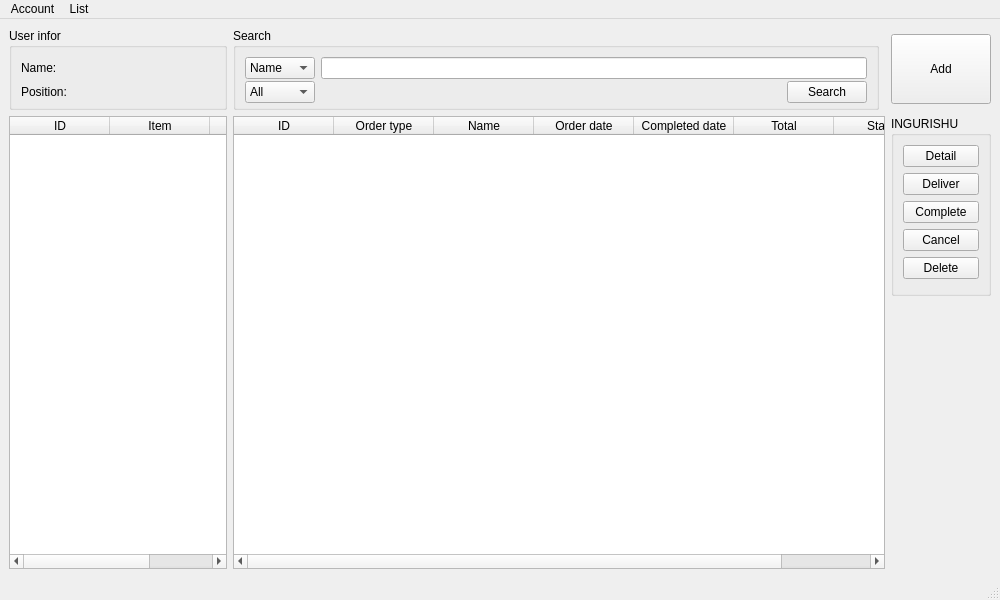
<?xml version="1.0" encoding="UTF-8"?>
<ui version="4.0">
 <class>MainWindow</class>
 <widget class="QMainWindow" name="MainWindow">
  <property name="geometry">
   <rect>
    <x>0</x>
    <y>0</y>
    <width>1000</width>
    <height>600</height>
   </rect>
  </property>
  <property name="windowTitle">
   <string>Laptop Sales Manegement</string>
  </property>
  <widget class="QWidget" name="centralwidget">
   <layout class="QGridLayout" name="gridLayout">
    <item row="0" column="0">
     <widget class="QGroupBox" name="groupBox">
      <property name="minimumSize">
       <size>
        <width>218</width>
        <height>82</height>
       </size>
      </property>
      <property name="maximumSize">
       <size>
        <width>218</width>
        <height>82</height>
       </size>
      </property>
      <property name="title">
       <string>User infor</string>
      </property>
      <layout class="QFormLayout" name="formLayout">
       <item row="0" column="0">
        <layout class="QVBoxLayout" name="verticalLayout">
         <item>
          <widget class="QLabel" name="label">
           <property name="minimumSize">
            <size>
             <width>0</width>
             <height>22</height>
            </size>
           </property>
           <property name="maximumSize">
            <size>
             <width>16777215</width>
             <height>22</height>
            </size>
           </property>
           <property name="text">
            <string>Name:</string>
           </property>
          </widget>
         </item>
         <item>
          <widget class="QLabel" name="label_2">
           <property name="minimumSize">
            <size>
             <width>0</width>
             <height>22</height>
            </size>
           </property>
           <property name="maximumSize">
            <size>
             <width>16777215</width>
             <height>22</height>
            </size>
           </property>
           <property name="text">
            <string>Position:</string>
           </property>
          </widget>
         </item>
        </layout>
       </item>
       <item row="0" column="1">
        <layout class="QVBoxLayout" name="verticalLayout_2">
         <item>
          <widget class="QLabel" name="userName">
           <property name="minimumSize">
            <size>
             <width>0</width>
             <height>22</height>
            </size>
           </property>
           <property name="maximumSize">
            <size>
             <width>16777215</width>
             <height>22</height>
            </size>
           </property>
           <property name="text">
            <string/>
           </property>
          </widget>
         </item>
         <item>
          <widget class="QLabel" name="userPosition">
           <property name="minimumSize">
            <size>
             <width>0</width>
             <height>22</height>
            </size>
           </property>
           <property name="maximumSize">
            <size>
             <width>16777215</width>
             <height>22</height>
            </size>
           </property>
           <property name="text">
            <string/>
           </property>
          </widget>
         </item>
        </layout>
       </item>
      </layout>
     </widget>
    </item>
    <item row="0" column="1">
     <widget class="QGroupBox" name="groupBox_2">
      <property name="minimumSize">
       <size>
        <width>0</width>
        <height>82</height>
       </size>
      </property>
      <property name="maximumSize">
       <size>
        <width>16777215</width>
        <height>82</height>
       </size>
      </property>
      <property name="title">
       <string>Search</string>
      </property>
      <layout class="QVBoxLayout" name="verticalLayout_4">
       <item>
        <layout class="QHBoxLayout" name="horizontalLayout">
         <item>
          <widget class="QComboBox" name="cbBoxSearch">
           <property name="enabled">
            <bool>true</bool>
           </property>
           <property name="minimumSize">
            <size>
             <width>70</width>
             <height>22</height>
            </size>
           </property>
           <property name="maximumSize">
            <size>
             <width>70</width>
             <height>22</height>
            </size>
           </property>
           <item>
            <property name="text">
             <string>Name</string>
            </property>
           </item>
          </widget>
         </item>
         <item>
          <widget class="QLineEdit" name="lnSearch">
           <property name="minimumSize">
            <size>
             <width>0</width>
             <height>22</height>
            </size>
           </property>
           <property name="maximumSize">
            <size>
             <width>16777215</width>
             <height>22</height>
            </size>
           </property>
          </widget>
         </item>
        </layout>
       </item>
       <item>
        <layout class="QHBoxLayout" name="horizontalLayout_2">
         <item>
          <widget class="QComboBox" name="cbBoxShow">
           <property name="minimumSize">
            <size>
             <width>70</width>
             <height>22</height>
            </size>
           </property>
           <property name="maximumSize">
            <size>
             <width>70</width>
             <height>22</height>
            </size>
           </property>
           <item>
            <property name="text">
             <string>All</string>
            </property>
           </item>
           <item>
            <property name="text">
             <string>Sales</string>
            </property>
           </item>
           <item>
            <property name="text">
             <string>Purchase</string>
            </property>
           </item>
           <item>
            <property name="text">
             <string>Preparing</string>
            </property>
           </item>
           <item>
            <property name="text">
             <string>Delivering</string>
            </property>
           </item>
           <item>
            <property name="text">
             <string>Completed</string>
            </property>
           </item>
           <item>
            <property name="text">
             <string>Canceled</string>
            </property>
           </item>
          </widget>
         </item>
         <item>
          <spacer name="horizontalSpacer">
           <property name="orientation">
            <enum>Qt::Horizontal</enum>
           </property>
           <property name="sizeHint" stdset="0">
            <size>
             <width>87</width>
             <height>20</height>
            </size>
           </property>
          </spacer>
         </item>
         <item>
          <widget class="QPushButton" name="btnSearch">
           <property name="minimumSize">
            <size>
             <width>80</width>
             <height>22</height>
            </size>
           </property>
           <property name="maximumSize">
            <size>
             <width>80</width>
             <height>22</height>
            </size>
           </property>
           <property name="text">
            <string>Search</string>
           </property>
          </widget>
         </item>
        </layout>
       </item>
      </layout>
     </widget>
    </item>
    <item row="0" column="3">
     <widget class="QPushButton" name="btnAddOrder">
      <property name="minimumSize">
       <size>
        <width>100</width>
        <height>70</height>
       </size>
      </property>
      <property name="maximumSize">
       <size>
        <width>100</width>
        <height>70</height>
       </size>
      </property>
      <property name="text">
       <string>Add</string>
      </property>
     </widget>
    </item>
    <item row="1" column="0" rowspan="2">
     <widget class="QTableWidget" name="listDetail">
      <property name="minimumSize">
       <size>
        <width>218</width>
        <height>0</height>
       </size>
      </property>
      <property name="maximumSize">
       <size>
        <width>218</width>
        <height>16777215</height>
       </size>
      </property>
      <property name="editTriggers">
       <set>QAbstractItemView::NoEditTriggers</set>
      </property>
      <property name="selectionMode">
       <enum>QAbstractItemView::NoSelection</enum>
      </property>
      <property name="selectionBehavior">
       <enum>QAbstractItemView::SelectRows</enum>
      </property>
      <attribute name="verticalHeaderVisible">
       <bool>false</bool>
      </attribute>
      <attribute name="verticalHeaderHighlightSections">
       <bool>true</bool>
      </attribute>
      <column>
       <property name="text">
        <string>ID</string>
       </property>
      </column>
      <column>
       <property name="text">
        <string>Item</string>
       </property>
      </column>
      <column>
       <property name="text">
        <string>Quantity</string>
       </property>
      </column>
     </widget>
    </item>
    <item row="1" column="1" rowspan="2" colspan="2">
     <widget class="QTableWidget" name="listOrder">
      <property name="editTriggers">
       <set>QAbstractItemView::NoEditTriggers</set>
      </property>
      <property name="selectionMode">
       <enum>QAbstractItemView::SingleSelection</enum>
      </property>
      <property name="selectionBehavior">
       <enum>QAbstractItemView::SelectRows</enum>
      </property>
      <attribute name="verticalHeaderVisible">
       <bool>false</bool>
      </attribute>
      <column>
       <property name="text">
        <string>ID</string>
       </property>
      </column>
      <column>
       <property name="text">
        <string>Order type</string>
       </property>
      </column>
      <column>
       <property name="text">
        <string>Name</string>
       </property>
      </column>
      <column>
       <property name="text">
        <string>Order date</string>
       </property>
      </column>
      <column>
       <property name="text">
        <string>Completed date</string>
       </property>
      </column>
      <column>
       <property name="text">
        <string>Total</string>
       </property>
      </column>
      <column>
       <property name="text">
        <string>Status</string>
       </property>
      </column>
     </widget>
    </item>
    <item row="1" column="3">
     <widget class="QGroupBox" name="groupBox_4">
      <property name="minimumSize">
       <size>
        <width>100</width>
        <height>180</height>
       </size>
      </property>
      <property name="maximumSize">
       <size>
        <width>100</width>
        <height>180</height>
       </size>
      </property>
      <property name="title">
       <string>INGURISHU</string>
      </property>
      <layout class="QVBoxLayout" name="verticalLayout_3">
       <item>
        <widget class="QPushButton" name="btnDetail">
         <property name="text">
          <string>Detail</string>
         </property>
        </widget>
       </item>
       <item>
        <widget class="QPushButton" name="btnDeliver">
         <property name="text">
          <string>Deliver</string>
         </property>
        </widget>
       </item>
       <item>
        <widget class="QPushButton" name="btnComplete">
         <property name="text">
          <string>Complete</string>
         </property>
        </widget>
       </item>
       <item>
        <widget class="QPushButton" name="btnCancel">
         <property name="text">
          <string>Cancel</string>
         </property>
        </widget>
       </item>
       <item>
        <widget class="QPushButton" name="btnDelete">
         <property name="text">
          <string>Delete</string>
         </property>
        </widget>
       </item>
      </layout>
     </widget>
    </item>
    <item row="2" column="3">
     <spacer name="verticalSpacer">
      <property name="orientation">
       <enum>Qt::Vertical</enum>
      </property>
      <property name="sizeHint" stdset="0">
       <size>
        <width>20</width>
        <height>295</height>
       </size>
      </property>
     </spacer>
    </item>
   </layout>
  </widget>
  <widget class="QMenuBar" name="menubar">
   <property name="geometry">
    <rect>
     <x>0</x>
     <y>0</y>
     <width>1000</width>
     <height>17</height>
    </rect>
   </property>
   <widget class="QMenu" name="menuAccount">
    <property name="title">
     <string>Account</string>
    </property>
    <addaction name="actionLogin"/>
    <addaction name="actionPassword"/>
    <addaction name="actionInfor"/>
   </widget>
   <widget class="QMenu" name="menuManegement">
    <property name="title">
     <string>List</string>
    </property>
    <addaction name="actionLaptop"/>
    <addaction name="separator"/>
    <addaction name="actionCustomer"/>
    <addaction name="actionSupplier"/>
    <addaction name="actionStaff"/>
   </widget>
   <addaction name="menuAccount"/>
   <addaction name="menuManegement"/>
  </widget>
  <widget class="QStatusBar" name="statusbar"/>
  <action name="actionLogin">
   <property name="text">
    <string>Logout</string>
   </property>
  </action>
  <action name="actionPassword">
   <property name="text">
    <string>Password</string>
   </property>
  </action>
  <action name="actionLaptop">
   <property name="text">
    <string>Laptop</string>
   </property>
  </action>
  <action name="actionCustomer">
   <property name="text">
    <string>Customer</string>
   </property>
  </action>
  <action name="actionSupplier">
   <property name="text">
    <string>Supplier</string>
   </property>
  </action>
  <action name="actionStaff">
   <property name="text">
    <string>Staff</string>
   </property>
  </action>
  <action name="actionInfor">
   <property name="text">
    <string>Infor</string>
   </property>
  </action>
 </widget>
 <tabstops>
  <tabstop>cbBoxSearch</tabstop>
  <tabstop>cbBoxShow</tabstop>
  <tabstop>lnSearch</tabstop>
  <tabstop>btnSearch</tabstop>
  <tabstop>btnAddOrder</tabstop>
  <tabstop>btnDetail</tabstop>
  <tabstop>btnDeliver</tabstop>
  <tabstop>btnComplete</tabstop>
  <tabstop>btnCancel</tabstop>
  <tabstop>btnDelete</tabstop>
  <tabstop>listOrder</tabstop>
  <tabstop>listDetail</tabstop>
 </tabstops>
 <resources/>
 <connections/>
</ui>
